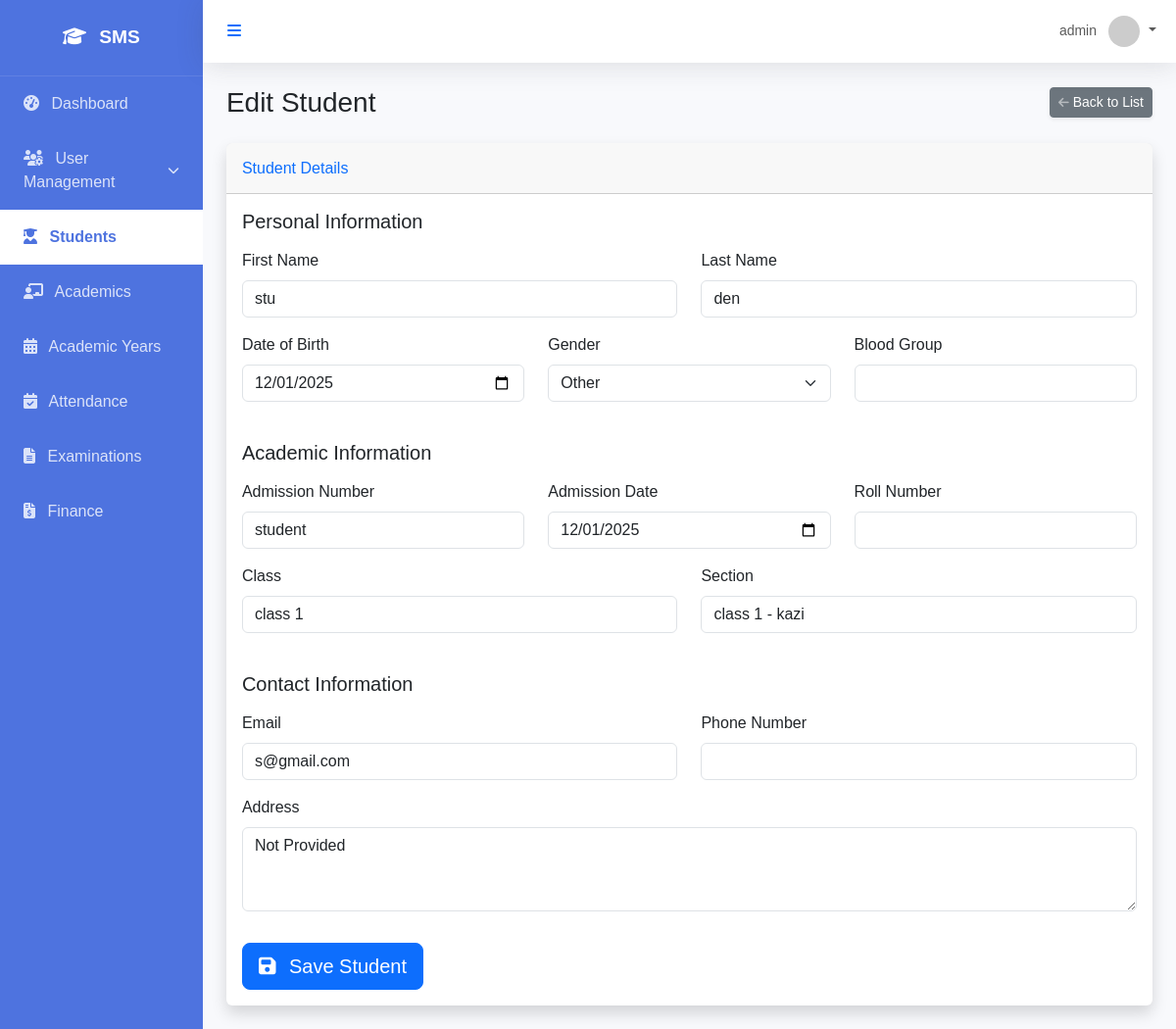
/students/1/edit/ (signed in), run on an earlier commit of the app's database.
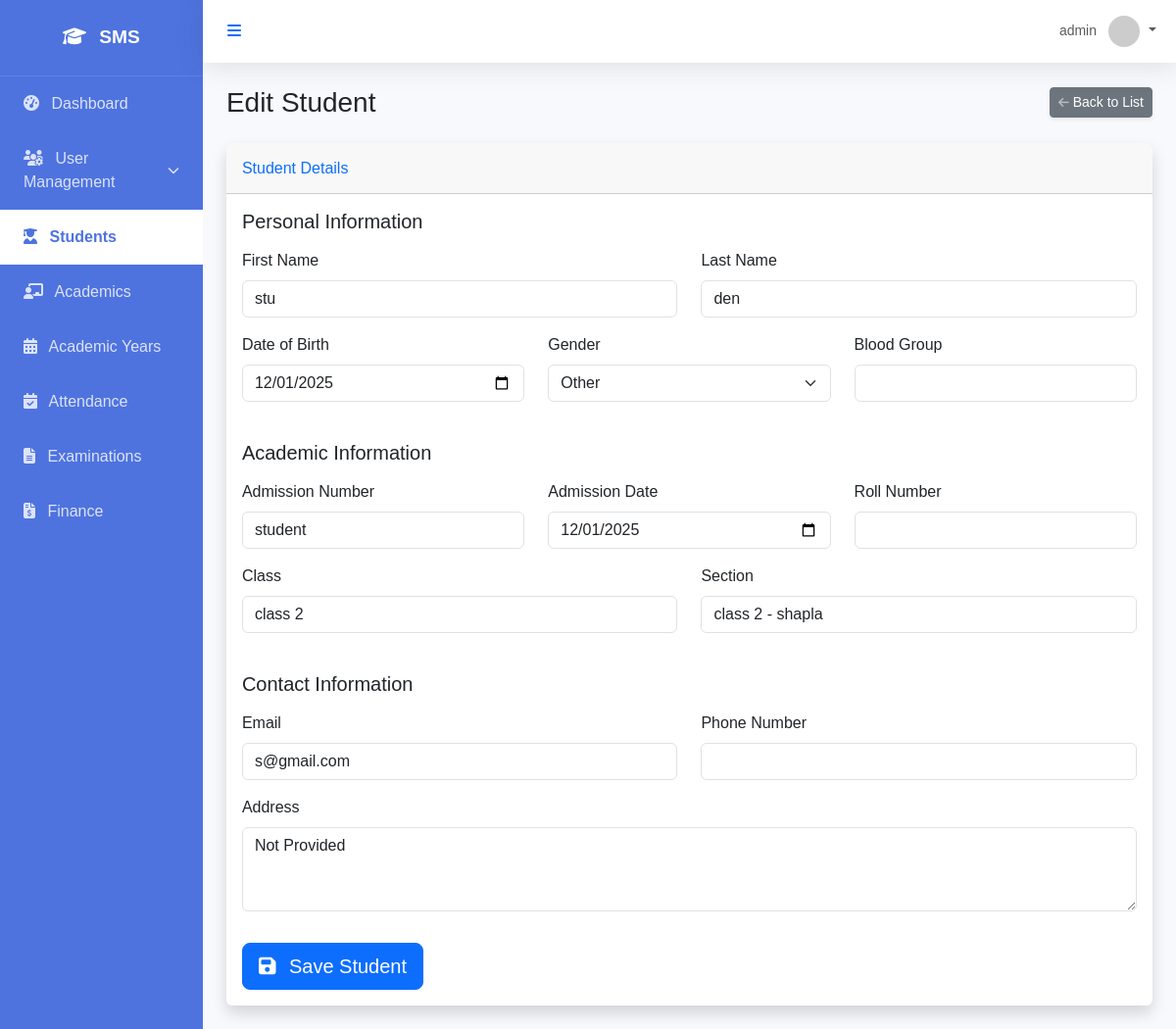
And on a later commit of the database.
### students/models.py (models this page shows, shortened)
class Student(models.Model):
    user = models.OneToOneField(settings.AUTH_USER_MODEL, on_delete=models.CASCADE, related_name='student_profile')
    admission_number = models.CharField(max_length=50, unique=True)
    admission_date = models.DateField()
    roll_number = models.IntegerField(null=True, blank=True)
    date_of_birth = models.DateField()
    gender = models.CharField(max_length=10, choices=[('M', 'Male'), ('F', 'Female'), ('O', 'Other')])
    blood_group = models.CharField(max_length=5, blank=True)
    address = models.TextField()
    phone_number = models.CharField(max_length=15, blank=True)
    current_class = models.ForeignKey('academics.Class', on_delete=models.SET_NULL, null=True, blank=True, related_name='students')
    section = models.ForeignKey('academics.Section', on_delete=models.SET_NULL, null=True, blank=True, related_name='students')
    created_at = models.DateTimeField(auto_now_add=True)
    updated_at = models.DateTimeField(auto_now=True)

### students/views.py (the view)
# urls.py: path('<int:pk>/edit/', student_update, name='student_update'),
@login_required
def student_update(request, pk):
    student = get_object_or_404(Student, pk=pk)
    initial = {
        'first_name': student.user.first_name,
        'last_name': student.user.last_name,
        'email': student.user.email
    }
    if request.method == 'POST':
        form = StudentForm(request.POST, request.FILES, instance=student)
        if form.is_valid():
            form.save()
            messages.success(request, 'Student updated successfully.')
            return redirect('student_list')
    else:
        form = StudentForm(instance=student, initial=initial)
    return render(request, 'students/student_form.html', {'form': form})

### students/forms.py (shortened to what this page needs)
class StudentForm(forms.ModelForm):
    first_name = forms.CharField(max_length=150)
    last_name = forms.CharField(max_length=150)
    email = forms.EmailField(required=False)
    password = forms.CharField(widget=forms.PasswordInput, required=False)
    class Meta:
        model = Student
        fields = ['admission_number', 'admission_date', 'roll_number', 'date_of_birth',
                  'gender', 'blood_group', 'address', 'phone_number', 'current_class', 'section']
        widgets = {
            'admission_date': forms.DateInput(attrs={'type': 'date'}),
            'date_of_birth': forms.DateInput(attrs={'type': 'date'}),
        }

### academics/models.py (called while the page is built)
    def __str__(self):
        return self.name

    def __str__(self):
        return f"{self.class_name.name} - {self.name}"

### templates/students/student_form.html (shortened to what the changed rows need)
{% extends 'base.html' %}
{% load widget_tweaks %}
{% block content %}
<div class="d-sm-flex align-items-center justify-content-between mb-4">
    <h1 class="h3 mb-0 text-gray-800">{% if form.instance.pk %}Edit{% else %}Add{% endif %} Student</h1>
</div>
<div class="card shadow mb-4" x-data="{ show: true }" x-show="show" x-transition:enter="transition ease-out duration-300" x-transition:enter-start="opacity-0 transform translate-y-4" x-transition:enter-end="opacity-100 transform translate-y-0">
    <div class="card-body">
        <form method="post" novalidate>
            <div class="row">
                <div class="col-md-4 mb-3">
                    <label for="{{ form.date_of_birth.id_for_label }}" class="form-label">Date of Birth</label>
                    {% render_field form.date_of_birth class="form-control" type="date" %}
                </div>
                <div class="col-md-4 mb-3">
                    <label for="{{ form.gender.id_for_label }}" class="form-label">Gender</label>
                    {% render_field form.gender class="form-select" %}
                </div>
                <div class="col-md-4 mb-3">
                    <label for="{{ form.blood_group.id_for_label }}" class="form-label">Blood Group</label>
                    {% render_field form.blood_group class="form-control" %}
                </div>
            </div>
            <div class="row">
                <div class="col-md-4 mb-3">
                    <label for="{{ form.admission_number.id_for_label }}" class="form-label">Admission Number</label>
                    {% render_field form.admission_number class="form-control" %}
                </div>
                <div class="col-md-4 mb-3">
                    <label for="{{ form.admission_date.id_for_label }}" class="form-label">Admission Date</label>
                    {% render_field form.admission_date class="form-control" type="date" %}
                </div>
                <div class="col-md-4 mb-3">
                    <label for="{{ form.roll_number.id_for_label }}" class="form-label">Roll Number</label>
                    {% render_field form.roll_number class="form-control" %}
                </div>
            </div>
            <div class="row">
                <div class="col-md-6 mb-3">
                    <label for="{{ form.current_class.id_for_label }}" class="form-label">Class</label>
                    {% render_field form.current_class class="form-control" %}
                </div>
                <div class="col-md-6 mb-3">
                    <label for="{{ form.section.id_for_label }}" class="form-label">Section</label>
                    {% render_field form.section class="form-control" %}
                </div>
            </div>
            <div class="row">
                <div class="col-md-6 mb-3">
                    <label for="{{ form.phone_number.id_for_label }}" class="form-label">Phone Number</label>
                    {% render_field form.phone_number class="form-control" %}
                </div>
            </div>
            <div class="mb-3">
                <label for="{{ form.address.id_for_label }}" class="form-label">Address</label>
                {% render_field form.address class="form-control" rows="3" %}
            </div>
        </form>
    </div>
</div>
{% endblock %}

What changed in the data, as far as the page shows it:
changed Student "Other": current_class "class 1" → "class 2"; section "class 1 - kazi" → "class 2 - shapla"
